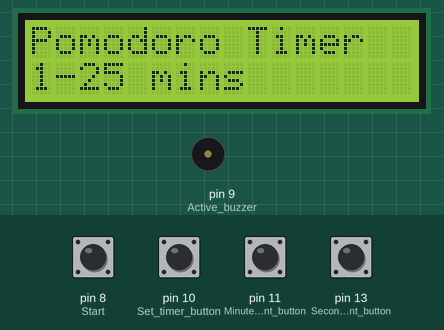
This sketch was run on a simulated Arduino Uno, built with avr-gcc and run on an emulated ATmega328P. Parts: 16×2 character LCD, buzzer (waves = sounding). The inputs (shaded band) are chosen by the test bench; at power-on: pin 8 (Start), pin 10 (Set_timer_button), pin 11 (Minutes_adjustment_button), pin 13 (Seconds_adjustment_button) HIGH.

Above: at 1.2 s.
1.3 s: pin 8 (Start) pulled LOW for 0.15 s
At 2.1 s:
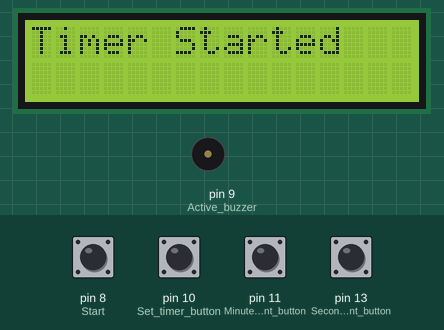
At 3.1 s:
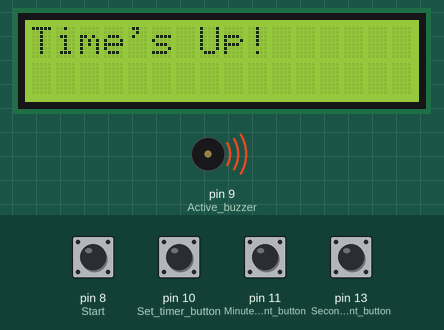
Timing chart, 0 to 4.8 s (numbered marks = the images above; inputs shaded):
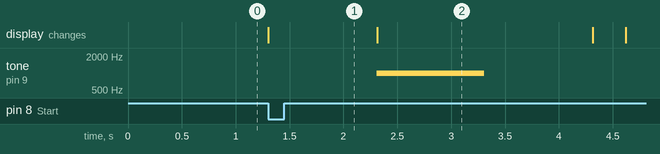

The sketch:

DigitalDisplayAlarmClock.ino
```cpp
#include <LiquidCrystal.h>

LiquidCrystal lcd(7, 6, 5, 4, 3, 2);  // LCD pins connected to Arduino

int timerMinutes = 0;  // User-defined timer minutes (0-25)
int timerSeconds = 0;  // Timer countdown seconds
bool timerRunning = false;  // Timer status (running or stopped)
int settingTimer = 0;  // Flag to track if the timer is being set
int firstLoop = true;  // Flag for the first loop (Pomodoro message)

void setup() {
  lcd.begin(16, 2);  // Initialize the LCD with 16 columns and 2 rows
  lcd.clear();

  Serial.begin(9600);

  // Setup pin modes with internal pull-up resistors
  pinMode(13, INPUT_PULLUP); // Seconds adjustment button (Pin 13)
  pinMode(11, INPUT_PULLUP); // Minutes adjustment button (Pin 11)
  pinMode(10, INPUT_PULLUP); // Set timer button (Pin 10)
  pinMode(8, INPUT_PULLUP);  // Start/Stop timer button (Pin 8)

  pinMode(9, OUTPUT);  // Active buzzer
}

void loop() {
  if (firstLoop) {
    lcd.setCursor(0, 0);
    lcd.print("Pomodoro Timer");
    lcd.setCursor(0, 1);
    lcd.print("1-25 mins");
    firstLoop = false;  // Set the flag to false to avoid showing the message again

  }

  // Adjust timer values when buttons are pressed
  adjustTimer();

  // Set the timer when the user presses the set timer button (Pin 10)
  setTimer();

  // Start or stop the timer based on button press (Pin 8)
  startStopTimer();

  // If the timer is running, countdown
  if (timerRunning) {
    countdownTimer();
  }
}

// Adjust the timer minutes and seconds before setting
void adjustTimer() {
  // Adjust minutes when button on Pin 11 is pressed
  if (digitalRead(11) == LOW && timerMinutes < 25) {
    timerMinutes++;
    displayTimer();
    delay(200);  // Debounce delay
  }

  // Adjust seconds when button on Pin 13 is pressed
  if (digitalRead(13) == LOW) {
    if (timerSeconds < 59) {
      timerSeconds++;
    } else {
      timerSeconds = 0;  // Reset seconds to 0 if it reaches 59
    }
    displayTimer();
    delay(200);  // Debounce delay
  }
}

// Set the timer with button on Pin 10
void setTimer() {
  if (digitalRead(10) == LOW) {
    if (settingTimer == 0) {
      displayTimer();
      settingTimer = 1;  // Timer is now set
    } else {
      settingTimer = 0;
      timerMinutes = 0;
      timerSeconds = 0;
      timerRunning = false;
      lcd.clear();
      lcd.setCursor(0, 0);
      lcd.print("Timer Reset");
      delay(1000);
      displayTimer();
    }
    delay(200);  // Debounce delay
  }
}

// Start or stop the timer with Pin 8
void startStopTimer() {
  if (digitalRead(8) == LOW) {
    timerRunning = !timerRunning;  // Toggle the timer state
    lcd.clear();
    lcd.setCursor(0, 0);
    lcd.print(timerRunning ? "Timer Started" : "Timer Stopped");
    delay(1000);
  }
}

// Countdown the timer
void countdownTimer() {
  if (timerSeconds == 0 && timerMinutes > 0) {
    timerMinutes--;  // Decrease minutes
    timerSeconds = 59;  // Reset seconds to 59
  } else if (timerSeconds > 0) {
    timerSeconds--;  // Decrease seconds
  }

  displayTimer();  // Update LCD display

  // If the timer reaches 0, stop and sound the buzzer
  if (timerMinutes == 0 && timerSeconds == 0) {
    tone(9, 1000, 1000);  // Play a 1-second tone at 1000 Hz
    timerRunning = false;  // Stop the timer
    lcd.clear();
    lcd.setCursor(0, 0);
    lcd.print("Time's Up!");
    delay(2000);  // Wait for 2 seconds to show the message
    lcd.clear();
    displayMovingEmoji();  // Display the moving emoji after "Time's Up!"
  }

  delay(1000);  // Wait for 1 second before updating
}

// Display the current timer on the LCD
void displayTimer() {
  lcd.clear();
  lcd.setCursor(0, 0);
  lcd.print("Timer Set:");
  lcd.setCursor(0, 1);

  // Display minutes and seconds in "MM:SS" format
  lcd.print(timerMinutes < 10 ? "0" : "");
  lcd.print(timerMinutes);
  lcd.print(":");
  lcd.print(timerSeconds < 10 ? "0" : "");
  lcd.print(timerSeconds);
}

// Function to show a moving emoji after the timer ends
void displayMovingEmoji() {
  String emoji = "(O ____ O)";  // Emoji to move across the screen

  // Loop to move the emoji from left to right
  for (int i = 0; i < 16; i++) {  // Move the emoji across the screen
    lcd.setCursor(i, 0);  // Set the cursor at column 'i', row 0
    lcd.print(emoji);  // Print the emoji
    delay(300);  // Wait for 300 milliseconds before moving to the next position
    lcd.clear();  // Clear the LCD for the next frame
  }

  // Now loop it back from right to left
  for (int i = 15; i >= 0; i--) {
    lcd.setCursor(i, 0);  // Set the cursor at column 'i', row 0
    lcd.print(emoji);  // Print the emoji
    delay(300);  // Wait for 300 milliseconds before moving to the next position
    lcd.clear();  // Clear the LCD for the next frame
  }

  // Call this function again to keep looping the emoji movement
  displayMovingEmoji();
}
```

Measured:
- after the input at 1.3 s, tone on pin 9 (Active_buzzer): silent → 1000 Hz after 1.0 s, → silent 1.0 s later; the display: changes at once (image 1)
